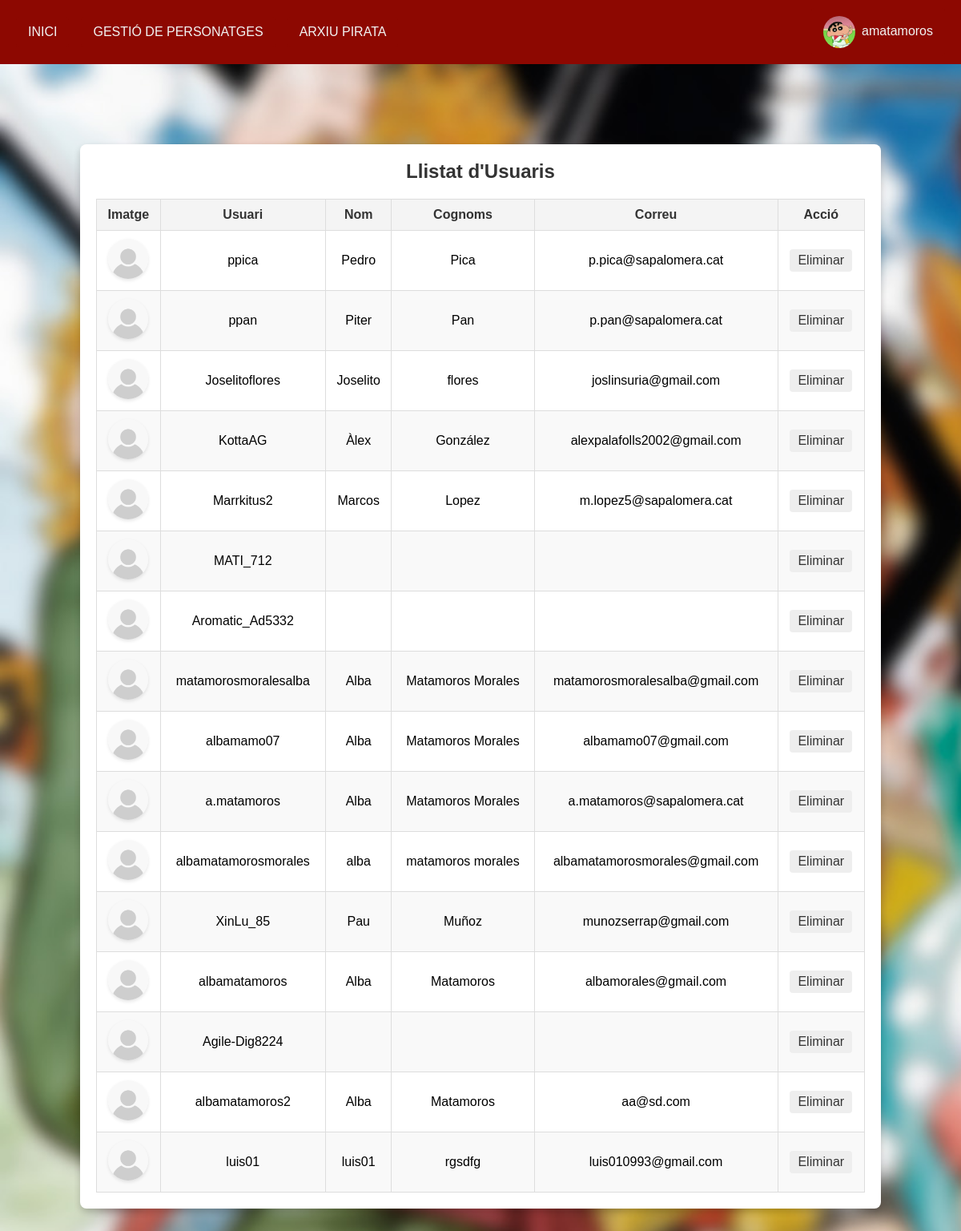
The page /vista/vistaAdministrarUsuaris.php (signed in) on the database its author committed.
### tables this page shows
CREATE TABLE IF NOT EXISTS `usuaris` (
  `id_usuari` int(11) NOT NULL AUTO_INCREMENT,
  `nom` varchar(30) NOT NULL,
  `cognoms` varchar(100) NOT NULL,
  `correu` varchar(100) DEFAULT NULL,
  `usuari` varchar(30) NOT NULL,
  `contrasenya` varchar(255) NOT NULL,
  `imatge` varchar(200) DEFAULT NULL,
  `administrador` int(11) NOT NULL,
  `token` varchar(200) NOT NULL,
  `token_time` int(11) NOT NULL,
  `autentificacio` varchar(250) NOT NULL,
  PRIMARY KEY (`id_usuari`),
  UNIQUE KEY `usuari` (`usuari`)
);

### model/modelUsuaris.php (called while the page is built, shortened)
<?php
    function mostrarTotsElsUsuaris($usuariId){
        try {
            $connexio = connexio();
            $statement = $connexio->prepare('SELECT * FROM usuaris WHERE id_usuari != :id_usuari AND administrador = 0');
            $statement->execute(array(':id_usuari' => $usuariId));
            return $statement->fetchAll(PDO::FETCH_ASSOC);
        } catch (Exception $e) {
            echo "Error: " . $e->getMessage();
        }
    }
?>

### controlador/controladorPaginacio.php (the view, shortened to what this page needs)
<?php
    if(str_contains($_SERVER['SCRIPT_NAME'], '/vista')) {
        require_once '../model/modelUsuaris.php';
    } else {
        require_once './model/modelPaginacio.php';
    }
    function mostrarUsuaris() {
        $mostrarUsuaris = "";
        $usuaris = mostrarTotsElsUsuaris($_SESSION['loginId']);
        if (!empty($usuaris)) {
            foreach ($usuaris as $usuari) {
                $mostrarUsuaris .= "<tr>
                                        <td>
                                            <img src='" . (empty($usuari['imatge']) ? "../vista/imatges/imatgesUsers/defaultUser.jpg" : $usuari['imatge']) . "' width='50'>
                                        </td>
                                        <td>{$usuari['usuari']}</td>
                                        <td>{$usuari['nom']}</td>
                                        <td>{$usuari['cognoms']}</td>
                                        <td>{$usuari['correu']}</td>
                                        <td>
                                            <a href='#' onclick='confirmarEsborrarUsuari({$usuari["id_usuari"]})'>Eliminar</a>
                                        </td>
                                    </tr>";
            }
        } else {
            $mostrarUsuaris = '<tr><td colspan="5">No hi ha usuaris disponibles.</td></tr>';
        }
        return $mostrarUsuaris;
    }
?>

### estils/perfil.css (style rules this page uses)
:root { --google: #e23636; --reddit: #ff7b00; }
.usuarios-tabla th, .usuarios-tabla td { padding: 10px; text-align: center; border: 1px solid #ddd; }
.usuarios-tabla tr:nth-child(even) { background-color: #f9f9f9; }
.usuarios-tabla img { width: 50px; height: 50px; border-radius: 50%; object-fit: cover; box-shadow: 0 2px 4px rgba(0, 0, 0, 0.1); }
.usuarios-tabla a { text-decoration: none; color: #333; padding: 5px 10px; border-radius: 4px; background-color: #eee; transition: all 0.3s ease; display: inline-block; }

### estils/general.css (style rules this page uses)
:root { --colorPrincipal: #8D0801; --colorSecundari: #B70401; --colorBlanco: #F2F4F3; --colorGrisOscuro: #232323; --colorGrisClaro: #333333; --border: #ccc; }
body { background-image: url("../vista/imatges/wallpaper2.jpg"); background-repeat: no-repeat; background-size: cover; background-attachment: fixed; align-items: center; height: 100vh; padding: 80px 0 0 0; }
* { margin: 0; padding: 0; box-sizing: border-box; font-family: Arial, sans-serif; }

### estils/errors.css (style rules this page uses)
:root { --errorBackground: #f8d7da; --errorBorder: #920d1b; --errorHover: #c11022; --correcteBackground: #8be985; --correcteBorder: #1f741a; }

### rows shown on the page
usuaris: usuari "ppica", nom "Pedro", cognoms "Pica", correu "p.pica@sapalomera.cat"
usuaris: usuari "ppan", nom "Piter", cognoms "Pan", correu "p.pan@sapalomera.cat"
usuaris: usuari "Joselitoflores", nom "Joselito", cognoms "flores", correu "joslinsuria@gmail.com"
usuaris: usuari "KottaAG", nom "Àlex", cognoms "González", correu "alexpalafolls2002@gmail.com"
usuaris: usuari "Marrkitus2", nom "Marcos", cognoms "Lopez", correu "m.lopez5@sapalomera.cat"
usuaris: usuari "MATI_712"
usuaris: usuari "Aromatic_Ad5332"
usuaris: usuari "matamorosmoralesalba", nom "Alba", cognoms "Matamoros Morales", correu "matamorosmoralesalba@gmail.com"
usuaris: usuari "albamamo07", nom "Alba", cognoms "Matamoros Morales", correu "albamamo07@gmail.com"
usuaris: usuari "a.matamoros", nom "Alba", cognoms "Matamoros Morales", correu "a.matamoros@sapalomera.cat"
usuaris: usuari "albamatamorosmorales", nom "alba", cognoms "matamoros morales", correu "albamatamorosmorales@gmail.com"
usuaris: usuari "XinLu_85", nom "Pau", cognoms "Muñoz", correu "munozserrap@gmail.com"
usuaris: usuari "albamatamoros", nom "Alba", cognoms "Matamoros", correu "albamorales@gmail.com"
usuaris: usuari "Agile-Dig8224"
usuaris: usuari "albamatamoros2", nom "Alba", cognoms "Matamoros", correu "aa@sd.com"
usuaris: usuari "luis01", nom "luis01", cognoms "rgsdfg", correu "luis010993@gmail.com"

### other values the page prints
$nomUsuari "amatamoros"
